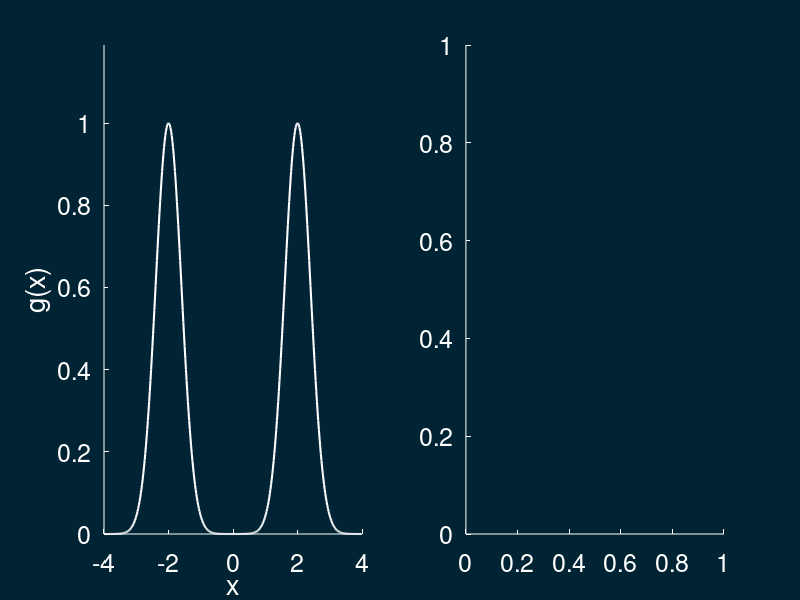

This chart was generated by the following MATLAB code: (Note: this script raises an error after producing the figure.)
% IFTGaussian3.m
% Show ft pairs

writeImgs=1;
figNameExt='GaussFT.jpg';
index=2;
    
%     cd('/Users/fred/Documents/teaching/CMP710bCryoEM/710b-Videos/Video_lectures/2.3FT1D/IFT_figs/')
%     load origColorOrder % We'll modify the colors a little.
    
    bkd=[0 .14 .2]; % = 0 36 52 in Keynote.
    termColor=[.8 .8 .8];
    tfs=18;  % text label fontsize
    figure(1);
    clf;
    set(gcf,'color',bkd);
    set(gcf,'InvertHardCopy','off');

    %%     Show the FT
    set(gcf,'color',bkd);
    xRange=4;
    uRange=2;
    showPoints=0;
    wr=50;
    xs=(-xRange*wr:xRange*wr-1)'/wr;
    y=(exp(-pi*(xs-2).^2)+exp(-pi*(xs+2).^2));
    y1=2*exp(-pi*xs.^2);
    subplot(121);
    cla;
    set(gca,'color',bkd);
    set(gca,'XColor','w');
    set(gca,'YColor','w');
    
    set(gca,'fontsize',18);
    fy=real(fft(fftshift(y)))/wr;
    
    % plot the original function
    hold on;
    plot(xs,y,'w-','linewidth',1.5,'markersize',8); % true function
    sy=fy(1)/2+0*xs;
    % plot(x2s,sy,'linewidth',1);
    hold off;
    axis([-xRange xRange 0 1.19]);
    %     text(tPos(1),tPos(2),fcnText2,'color','w','fontsize',efs);
    ylabel('g(x)');
    xlabel('x');
    
    subplot(122); % ------display the FT---------
    cla;
    set(gca,'color',bkd);
    set(gca,'XColor','w');
    set(gca,'YColor','w');
    set(gca,'fontsize',18);
    wf=50; % expansion of FT
    df=wf*2*xRange;
    xxs=(-uRange*df:uRange*df-1)'/(df);
    wx=numel(xs)*wf;
    
    yx=Crop(y,numel(xs)*wf); % pad by wf
    fyx=real(fft(fftshift(yx)))/wf;
    fyxs=Crop(fftshift(fyx),numel(xxs));
    
    y1x=Crop(y1,numel(xs)*wf); % pad by wf
    fy1x=real(fft(fftshift(y1x)))/wf;
    fy1xs=Crop(fftshift(fy1x),numel(xxs));
    
    hold on;
    plot(xxs,fy1xs,'-','color',[.5 .5 .5],'linewidth',2);
    plot(xxs,fyxs,'-','color',[1 .7 .7],'linewidth',2);
    plot(xxs,xxs*0,'--','color',[.2 .7 .2]);
    %         plot(xs/2,y,'color',[1 .6 .6]);
    if showPoints
        for i=1:nt+1
            plot((i-1)/(2*uRange),fy(i),'wo','markersize',10,'linewidth',2);
        end;
    end;
    hold off;
    axis([-uRange uRange 1.2*min(fyxs) 1.2*max(fyxs)]);
    ylabel('G(u)');
    xlabel('u');
    
    
    WriteOrPause(index,writeImgs,figNameExt);
return

function WriteOrPause(i,writeImgs,figNameExt)
drawnow;
if writeImgs
    figName=[num2str(i) figNameExt];
    disp(figName);
    print(figName,'-djpeg');
else
    pause(0.5);
end;
end